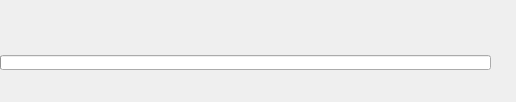
<?xml version="1.0" encoding="UTF-8"?>
<ui version="4.0">
 <class>ProgressDialog</class>
 <widget class="QWidget" name="ProgressDialog">
  <property name="geometry">
   <rect>
    <x>0</x>
    <y>0</y>
    <width>516</width>
    <height>102</height>
   </rect>
  </property>
  <property name="sizePolicy">
   <sizepolicy hsizetype="Minimum" vsizetype="Minimum">
    <horstretch>0</horstretch>
    <verstretch>0</verstretch>
   </sizepolicy>
  </property>
  <property name="windowTitle">
   <string>Form</string>
  </property>
  <property name="styleSheet">
   <string notr="true">QTextEdit, QTextBrowser {
background:rgba(0,0,0,0);
}</string>
  </property>
  <layout class="QVBoxLayout" name="mainLayout">
   <property name="spacing">
    <number>0</number>
   </property>
   <property name="margin">
    <number>0</number>
   </property>
   <item>
    <widget class="QWidget" name="widget" native="true">
     <layout class="QGridLayout" name="gridLayout">
      <property name="margin">
       <number>0</number>
      </property>
      <property name="spacing">
       <number>0</number>
      </property>
      <item row="0" column="0">
       <layout class="QHBoxLayout" name="horizontalLayout_4">
        <item>
         <layout class="QVBoxLayout" name="verticalLayout">
          <property name="spacing">
           <number>0</number>
          </property>
          <item>
           <widget class="QTextBrowser" name="operationInfo">
            <property name="sizePolicy">
             <sizepolicy hsizetype="Expanding" vsizetype="Fixed">
              <horstretch>0</horstretch>
              <verstretch>0</verstretch>
             </sizepolicy>
            </property>
            <property name="minimumSize">
             <size>
              <width>0</width>
              <height>24</height>
             </size>
            </property>
            <property name="maximumSize">
             <size>
              <width>16777215</width>
              <height>24</height>
             </size>
            </property>
            <property name="font">
             <font>
              <pointsize>12</pointsize>
              <weight>75</weight>
              <bold>true</bold>
             </font>
            </property>
            <property name="frameShape">
             <enum>QFrame::NoFrame</enum>
            </property>
            <property name="verticalScrollBarPolicy">
             <enum>Qt::ScrollBarAlwaysOff</enum>
            </property>
            <property name="horizontalScrollBarPolicy">
             <enum>Qt::ScrollBarAlwaysOff</enum>
            </property>
            <property name="html">
             <string notr="true">&lt;!DOCTYPE HTML PUBLIC &quot;-//W3C//DTD HTML 4.0//EN&quot; &quot;http://www.w3.org/TR/REC-html40/strict.dtd&quot;&gt;
&lt;html&gt;&lt;head&gt;&lt;meta name=&quot;qrichtext&quot; content=&quot;1&quot; /&gt;&lt;style type=&quot;text/css&quot;&gt;
p, li { white-space: pre-wrap; }
&lt;/style&gt;&lt;/head&gt;&lt;body style=&quot; font-family:'Droid Sans'; font-size:12pt; font-weight:600; font-style:normal;&quot;&gt;
&lt;p style=&quot;-qt-paragraph-type:empty; margin-top:0px; margin-bottom:0px; margin-left:0px; margin-right:0px; -qt-block-indent:0; text-indent:0px; font-size:9pt; font-weight:400;&quot;&gt;&lt;/p&gt;&lt;/body&gt;&lt;/html&gt;</string>
            </property>
            <property name="textInteractionFlags">
             <set>Qt::NoTextInteraction</set>
            </property>
           </widget>
          </item>
          <item>
           <layout class="QHBoxLayout" name="horizontalLayout_2">
            <property name="spacing">
             <number>0</number>
            </property>
            <item>
             <widget class="QTextBrowser" name="actionLabel">
              <property name="sizePolicy">
               <sizepolicy hsizetype="Expanding" vsizetype="Expanding">
                <horstretch>0</horstretch>
                <verstretch>0</verstretch>
               </sizepolicy>
              </property>
              <property name="minimumSize">
               <size>
                <width>0</width>
                <height>17</height>
               </size>
              </property>
              <property name="maximumSize">
               <size>
                <width>16777215</width>
                <height>17</height>
               </size>
              </property>
              <property name="frameShape">
               <enum>QFrame::NoFrame</enum>
              </property>
              <property name="verticalScrollBarPolicy">
               <enum>Qt::ScrollBarAlwaysOff</enum>
              </property>
              <property name="horizontalScrollBarPolicy">
               <enum>Qt::ScrollBarAlwaysOff</enum>
              </property>
              <property name="html">
               <string notr="true">&lt;!DOCTYPE HTML PUBLIC &quot;-//W3C//DTD HTML 4.0//EN&quot; &quot;http://www.w3.org/TR/REC-html40/strict.dtd&quot;&gt;
&lt;html&gt;&lt;head&gt;&lt;meta name=&quot;qrichtext&quot; content=&quot;1&quot; /&gt;&lt;style type=&quot;text/css&quot;&gt;
p, li { white-space: pre-wrap; }
&lt;/style&gt;&lt;/head&gt;&lt;body style=&quot; font-family:'Droid Sans'; font-size:9pt; font-weight:400; font-style:normal;&quot;&gt;
&lt;p style=&quot;-qt-paragraph-type:empty; margin-top:0px; margin-bottom:0px; margin-left:0px; margin-right:0px; -qt-block-indent:0; text-indent:0px;&quot;&gt;&lt;/p&gt;&lt;/body&gt;&lt;/html&gt;</string>
              </property>
             </widget>
            </item>
           </layout>
          </item>
         </layout>
        </item>
        <item>
         <widget class="QTextEdit" name="percentage">
          <property name="sizePolicy">
           <sizepolicy hsizetype="Fixed" vsizetype="Fixed">
            <horstretch>0</horstretch>
            <verstretch>0</verstretch>
           </sizepolicy>
          </property>
          <property name="minimumSize">
           <size>
            <width>140</width>
            <height>44</height>
           </size>
          </property>
          <property name="maximumSize">
           <size>
            <width>140</width>
            <height>44</height>
           </size>
          </property>
          <property name="font">
           <font>
            <pointsize>22</pointsize>
            <weight>75</weight>
            <bold>true</bold>
           </font>
          </property>
          <property name="styleSheet">
           <string notr="true"/>
          </property>
          <property name="frameShape">
           <enum>QFrame::NoFrame</enum>
          </property>
          <property name="verticalScrollBarPolicy">
           <enum>Qt::ScrollBarAlwaysOff</enum>
          </property>
          <property name="horizontalScrollBarPolicy">
           <enum>Qt::ScrollBarAlwaysOff</enum>
          </property>
          <property name="undoRedoEnabled">
           <bool>false</bool>
          </property>
          <property name="html">
           <string notr="true">&lt;!DOCTYPE HTML PUBLIC &quot;-//W3C//DTD HTML 4.0//EN&quot; &quot;http://www.w3.org/TR/REC-html40/strict.dtd&quot;&gt;
&lt;html&gt;&lt;head&gt;&lt;meta name=&quot;qrichtext&quot; content=&quot;1&quot; /&gt;&lt;style type=&quot;text/css&quot;&gt;
p, li { white-space: pre-wrap; }
&lt;/style&gt;&lt;/head&gt;&lt;body style=&quot; font-family:'Droid Sans'; font-size:22pt; font-weight:600; font-style:normal;&quot;&gt;
&lt;p style=&quot;-qt-paragraph-type:empty; margin-top:0px; margin-bottom:0px; margin-left:0px; margin-right:0px; -qt-block-indent:0; text-indent:0px;&quot;&gt;&lt;/p&gt;&lt;/body&gt;&lt;/html&gt;</string>
          </property>
          <property name="textInteractionFlags">
           <set>Qt::NoTextInteraction</set>
          </property>
         </widget>
        </item>
       </layout>
      </item>
      <item row="1" column="0">
       <layout class="QHBoxLayout" name="horizontalLayout">
        <item>
         <widget class="QProgressBar" name="progressBar">
          <property name="minimumSize">
           <size>
            <width>220</width>
            <height>15</height>
           </size>
          </property>
          <property name="maximumSize">
           <size>
            <width>16777215</width>
            <height>15</height>
           </size>
          </property>
          <property name="value">
           <number>0</number>
          </property>
          <property name="textVisible">
           <bool>false</bool>
          </property>
         </widget>
        </item>
        <item>
         <widget class="QPushButton" name="cancelButton">
          <property name="maximumSize">
           <size>
            <width>25</width>
            <height>16777215</height>
           </size>
          </property>
          <property name="text">
           <string/>
          </property>
          <property name="icon">
           <iconset>
            <normaloff>../../../../../../../../../../../../../../../../../../../usr/share/icons/oxygen/16x16/status/dialog-error.png</normaloff>../../../../../../../../../../../../../../../../../../../usr/share/icons/oxygen/16x16/status/dialog-error.png</iconset>
          </property>
          <property name="shortcut">
           <string>Alt+C</string>
          </property>
          <property name="flat">
           <bool>true</bool>
          </property>
         </widget>
        </item>
       </layout>
      </item>
      <item row="2" column="0">
       <layout class="QHBoxLayout" name="horizontalLayout_3">
        <item>
         <widget class="QTextEdit" name="completedInfo">
          <property name="sizePolicy">
           <sizepolicy hsizetype="Fixed" vsizetype="Fixed">
            <horstretch>0</horstretch>
            <verstretch>0</verstretch>
           </sizepolicy>
          </property>
          <property name="maximumSize">
           <size>
            <width>340</width>
            <height>20</height>
           </size>
          </property>
          <property name="font">
           <font>
            <weight>75</weight>
            <bold>true</bold>
           </font>
          </property>
          <property name="styleSheet">
           <string notr="true"/>
          </property>
          <property name="frameShape">
           <enum>QFrame::NoFrame</enum>
          </property>
          <property name="frameShadow">
           <enum>QFrame::Plain</enum>
          </property>
          <property name="lineWidth">
           <number>0</number>
          </property>
          <property name="verticalScrollBarPolicy">
           <enum>Qt::ScrollBarAlwaysOff</enum>
          </property>
          <property name="horizontalScrollBarPolicy">
           <enum>Qt::ScrollBarAlwaysOff</enum>
          </property>
          <property name="readOnly">
           <bool>true</bool>
          </property>
          <property name="html">
           <string notr="true">&lt;!DOCTYPE HTML PUBLIC &quot;-//W3C//DTD HTML 4.0//EN&quot; &quot;http://www.w3.org/TR/REC-html40/strict.dtd&quot;&gt;
&lt;html&gt;&lt;head&gt;&lt;meta name=&quot;qrichtext&quot; content=&quot;1&quot; /&gt;&lt;style type=&quot;text/css&quot;&gt;
p, li { white-space: pre-wrap; }
&lt;/style&gt;&lt;/head&gt;&lt;body style=&quot; font-family:'Droid Sans'; font-size:9pt; font-weight:600; font-style:normal;&quot;&gt;
&lt;p style=&quot;-qt-paragraph-type:empty; margin-top:0px; margin-bottom:0px; margin-left:0px; margin-right:0px; -qt-block-indent:0; text-indent:0px;&quot;&gt;&lt;/p&gt;&lt;/body&gt;&lt;/html&gt;</string>
          </property>
          <property name="textInteractionFlags">
           <set>Qt::NoTextInteraction</set>
          </property>
         </widget>
        </item>
        <item>
         <spacer name="horizontalSpacer">
          <property name="orientation">
           <enum>Qt::Horizontal</enum>
          </property>
          <property name="sizeHint" stdset="0">
           <size>
            <width>40</width>
            <height>20</height>
           </size>
          </property>
         </spacer>
        </item>
        <item>
         <widget class="QTextEdit" name="timeRemaining">
          <property name="sizePolicy">
           <sizepolicy hsizetype="Fixed" vsizetype="Fixed">
            <horstretch>0</horstretch>
            <verstretch>0</verstretch>
           </sizepolicy>
          </property>
          <property name="maximumSize">
           <size>
            <width>80</width>
            <height>20</height>
           </size>
          </property>
          <property name="styleSheet">
           <string notr="true"/>
          </property>
          <property name="frameShape">
           <enum>QFrame::NoFrame</enum>
          </property>
          <property name="lineWidth">
           <number>0</number>
          </property>
          <property name="verticalScrollBarPolicy">
           <enum>Qt::ScrollBarAlwaysOff</enum>
          </property>
          <property name="horizontalScrollBarPolicy">
           <enum>Qt::ScrollBarAlwaysOff</enum>
          </property>
          <property name="undoRedoEnabled">
           <bool>false</bool>
          </property>
          <property name="html">
           <string notr="true">&lt;!DOCTYPE HTML PUBLIC &quot;-//W3C//DTD HTML 4.0//EN&quot; &quot;http://www.w3.org/TR/REC-html40/strict.dtd&quot;&gt;
&lt;html&gt;&lt;head&gt;&lt;meta name=&quot;qrichtext&quot; content=&quot;1&quot; /&gt;&lt;style type=&quot;text/css&quot;&gt;
p, li { white-space: pre-wrap; }
&lt;/style&gt;&lt;/head&gt;&lt;body style=&quot; font-family:'Droid Sans'; font-size:9pt; font-weight:400; font-style:normal;&quot;&gt;
&lt;p style=&quot;-qt-paragraph-type:empty; margin-top:0px; margin-bottom:0px; margin-left:0px; margin-right:0px; -qt-block-indent:0; text-indent:0px;&quot;&gt;&lt;/p&gt;&lt;/body&gt;&lt;/html&gt;</string>
          </property>
          <property name="acceptRichText">
           <bool>false</bool>
          </property>
          <property name="textInteractionFlags">
           <set>Qt::NoTextInteraction</set>
          </property>
         </widget>
        </item>
       </layout>
      </item>
     </layout>
    </widget>
   </item>
  </layout>
 </widget>
 <resources/>
 <connections/>
</ui>
